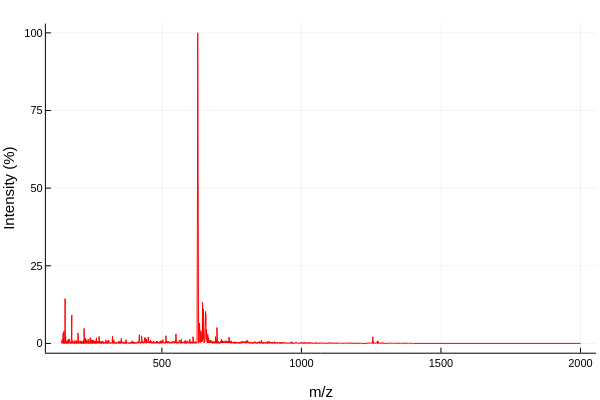

Write notebook code for a chart like this one.
### Markdown cell above
Note the interactivity provided by the Plotly backend

### Code cell
plot(s[1])

### Figure 1 — Plotly figure (JSON) as saved in the notebook; plotly's stock layout.template omitted (floating-point values rounded to 4 significant figures; data arrays with more than 128 entries replaced by an {"elided": "..."} marker saying what was removed)
{"data": [{"colorbar": {"len": 0.9143, "title": "", "x": 0.9934, "y": 0.533}, "legendgroup": "", "line": {"color": "rgba(255, 0, 0, 1.000)", "dash": "solid", "shape": "linear", "width": 1}, "mode": "lines", "name": "", "showlegend": false, "type": "scatter", "x": {"elided": "22320 float values"}, "xaxis": "x", "y": {"elided": "22320 float values"}, "yaxis": "y"}], "layout": {"annotations": [], "height": 400, "legend": {"bgcolor": "rgba(255, 255, 255, 1.000)", "bordercolor": "rgba(0, 0, 0, 1.000)", "borderwidth": 1, "font": {"color": "rgba(0, 0, 0, 1.000)", "family": "sans-serif", "size": 11}, "title": {"font": {"color": "rgba(0, 0, 0, 1.000)", "family": "sans-serif", "size": 15}, "text": ""}, "tracegroupgap": 0, "traceorder": "normal", "x": 1.0, "xanchor": "auto", "y": 1.0, "yanchor": "auto"}, "margin": {"b": 20, "l": 0, "r": 0, "t": 20}, "paper_bgcolor": "rgba(255, 255, 255, 1.000)", "plot_bgcolor": "rgba(255, 255, 255, 1.000)", "showlegend": true, "width": 600, "xaxis": {"anchor": "y", "domain": [0.07647, 0.9934], "gridcolor": "rgba(0, 0, 0, 0.100)", "gridwidth": 0.5, "linecolor": "rgba(0, 0, 0, 1.000)", "mirror": false, "range": [84.29, 2056.0], "showgrid": true, "showline": true, "showticklabels": true, "tickangle": 0, "tickcolor": "rgb(0, 0, 0)", "tickfont": {"color": "rgba(0, 0, 0, 1.000)", "family": "sans-serif", "size": 11}, "tickmode": "array", "ticks": "inside", "ticktext": ["500", "1000", "1500", "2000"], "tickvals": [500.0, 1000.0, 1500.0, 2000.0], "title": "m/z", "titlefont": {"color": "rgba(0, 0, 0, 1.000)", "family": "sans-serif", "size": 15}, "type": "-", "visible": true, "zeroline": false, "zerolinecolor": "rgba(0, 0, 0, 1.000)"}, "yaxis": {"anchor": "x", "domain": [0.07581, 0.9902], "gridcolor": "rgba(0, 0, 0, 0.100)", "gridwidth": 0.5, "linecolor": "rgba(0, 0, 0, 1.000)", "mirror": false, "range": [-3.0, 103.0], "showgrid": true, "showline": true, "showticklabels": true, "tickangle": 0, "tickcolor": "rgb(0, 0, 0)", "tickfont": {"color": "rgba(0, 0, 0, 1.000)", "family": "sans-serif", "size": 11}, "tickmode": "array", "ticks": "inside", "ticktext": ["0", "25", "50", "75", "100"], "tickvals": [0.0, 25.0, 50.0, 75.0, 100.0], "title": "Intensity (%)", "titlefont": {"color": "rgba(0, 0, 0, 1.000)", "family": "sans-serif", "size": 15}, "type": "-", "visible": true, "zeroline": false, "zerolinecolor": "rgba(0, 0, 0, 1.000)"}}}
